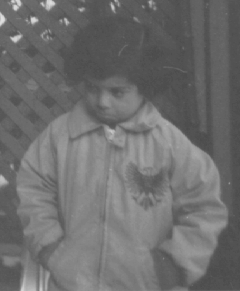
%> input picture Task1-ImageFilteringAndProcessing/Code/girlWithCoat.tif, 240 x 291 px
$ octave Task1_5B.m   (GNU Octave 9; MATLAB toolbox functions it lacks are replaced by stand-ins)
%> lines starting %> are read from the running program, lines starting %| are printed output that depends on the picture
close all;
G=imread('girlWithCoat.tif') ; % to read the grayscale image
%> G is the input picture: size 291x240 uint8; min 74, max 224, mean 110.3
subplot(2,4,2);
imshow(G);
title('original image2(1)');
subplot(2,4,5);
imhist(G);
title('Histogram2(1)');
eg = histeq(G);
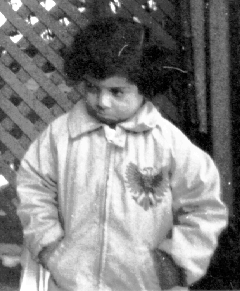
%> eg: size 291x240 uint8; min 0, max 255, mean 128.4
subplot (2,4,3);
imshow(eg);
title('Equalized image2(2)');
subplot (2,4,7);
imhist(eg);
hg = imhist(G);
%> hg = 256 values, max 3628 at index 83, min 0 at index 1, mean 272.8
title('Hisogrqam2(2)')
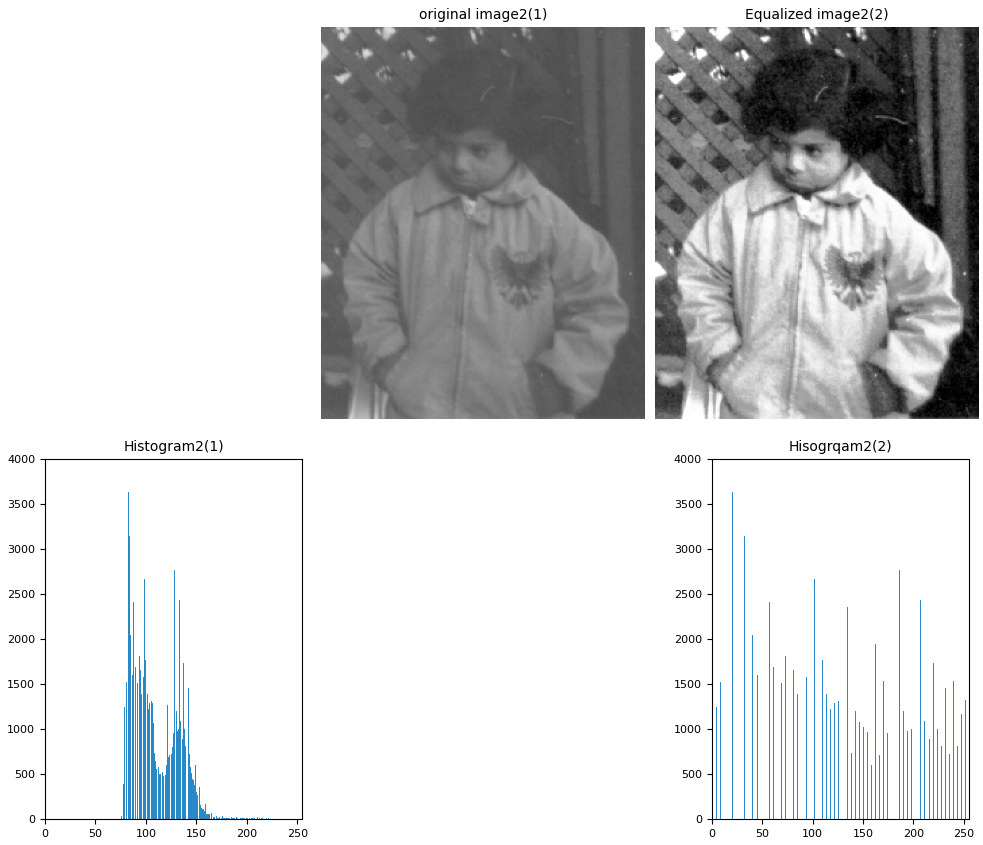
%> figure redrawn from the program's plot data, 4 panels
%> (the run ends here)
